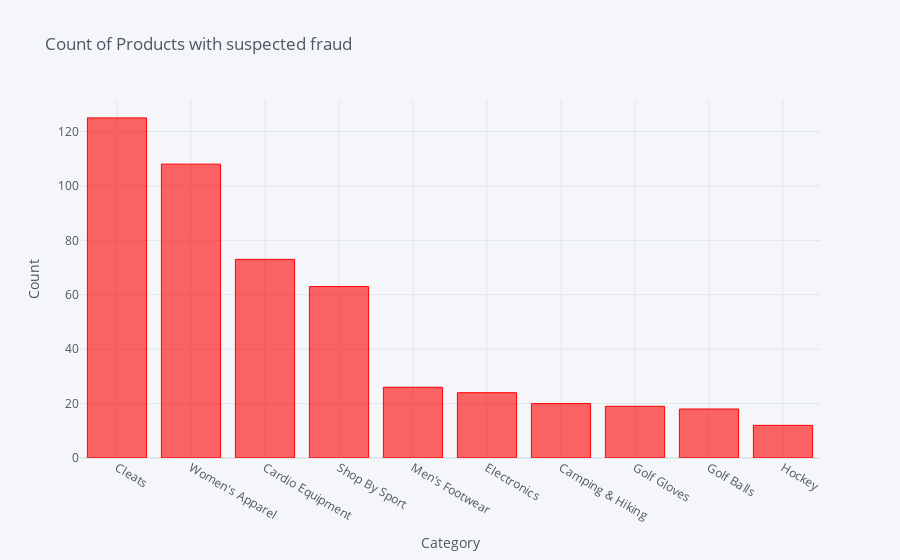

The notebook cell this image was saved under:
### Code cell
plt.style.use("dark_background")
temp = fraud_region['Category Name'].value_counts().nlargest(10)
temp.iplot(kind='bar', xTitle = 'Category', yTitle = "Count", title = 'Count of Products with suspected fraud', color = '#FF0000')

### Figure 1 — Plotly figure (JSON) as saved in the notebook; plotly's stock layout.template omitted (floating-point values rounded to 4 significant figures)
{"data": [{"marker": {"color": "rgba(255, 0, 0, 0.6)", "line": {"color": "rgba(255, 0, 0, 1.0)", "width": 1}}, "name": "count", "orientation": "v", "text": "", "x": ["Cleats", "Women's Apparel", "Cardio Equipment", "Shop By Sport", "Men's Footwear", "Electronics", "Camping & Hiking", "Golf Gloves", "Golf Balls", "Hockey"], "y": [125, 108, 73, 63, 26, 24, 20, 19, 18, 12], "type": "bar"}], "layout": {"legend": {"bgcolor": "#F5F6F9", "font": {"color": "#4D5663"}}, "paper_bgcolor": "#F5F6F9", "plot_bgcolor": "#F5F6F9", "title": {"font": {"color": "#4D5663"}, "text": "Count of Products with suspected fraud"}, "xaxis": {"gridcolor": "#E1E5ED", "showgrid": true, "tickfont": {"color": "#4D5663"}, "title": {"font": {"color": "#4D5663"}, "text": "Category"}, "zerolinecolor": "#E1E5ED"}, "yaxis": {"gridcolor": "#E1E5ED", "showgrid": true, "tickfont": {"color": "#4D5663"}, "title": {"font": {"color": "#4D5663"}, "text": "Count"}, "zerolinecolor": "#E1E5ED"}}}
